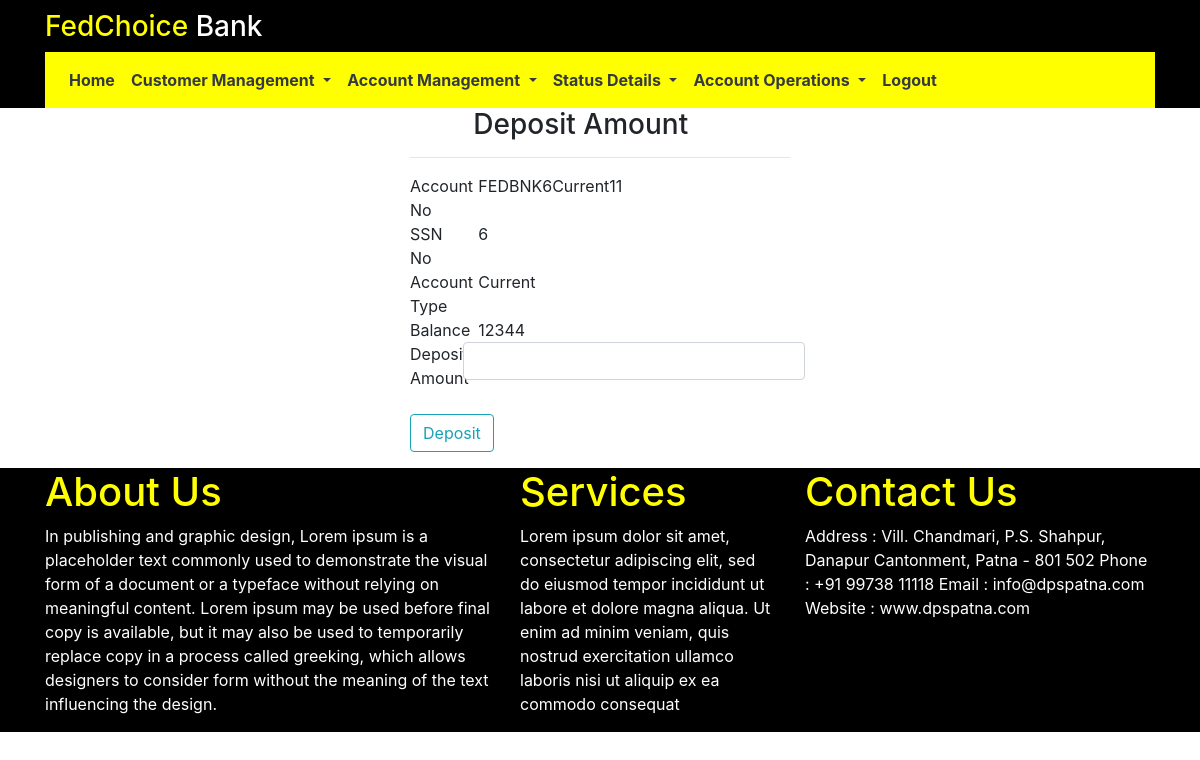
Page /finish_transfer?account_no=FEDBNK6Current11 (signed in) on the earlier database version.
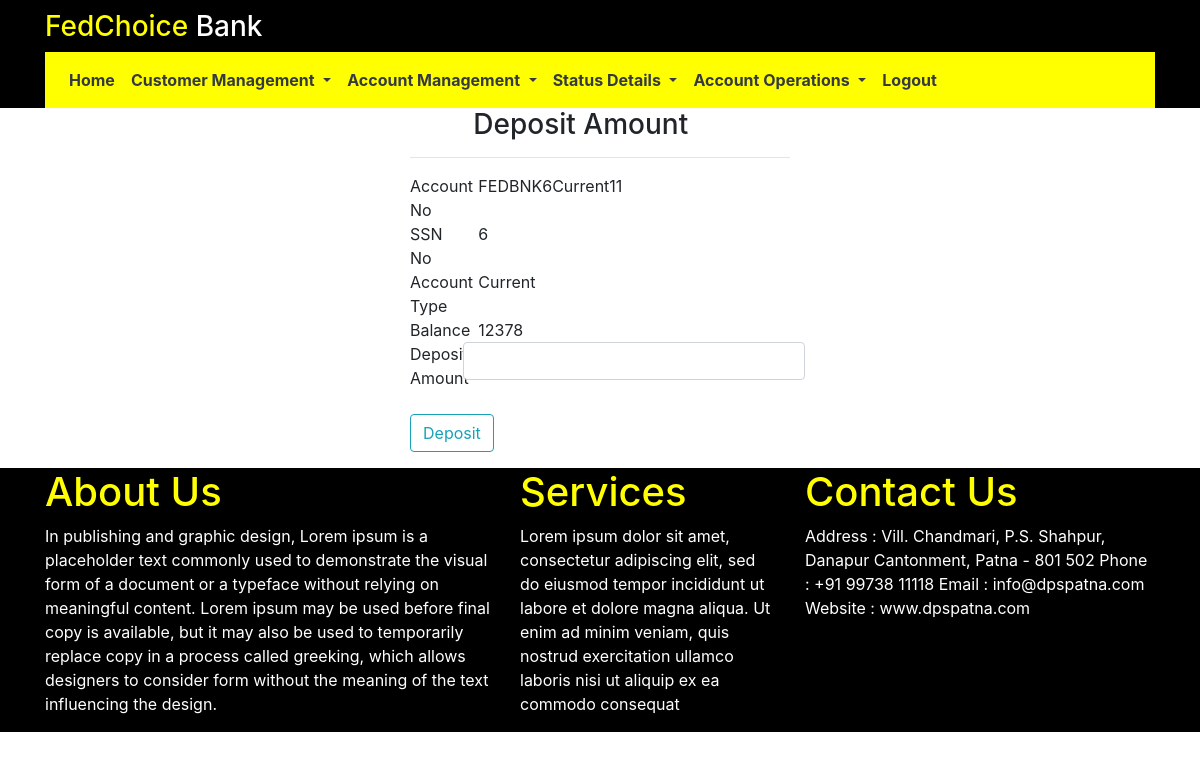
Same page on the later database version.
### RetailBank/models.py (models this page shows, shortened)
class Account(db.Model):
	account_no = db.Column(db.String(22),primary_key=True)
	ssd_id = db.Column(db.Integer,ForeignKey('customer.ssd_id'))
	account_type = db.Column(db.String(10),nullable=False)
	deposit_amount = db.Column(db.Integer,nullable=False)

### RetailBank/routes.py (the view, shortened to what this page needs)
@app.route('/finish_transfer',methods=['GET','POST'])
@login_required
def finish_transfer():
	account_no = request.args.get('account_no')
	acc = Account.query.filter_by(account_no=account_no).first()
	ssn_no = acc.ssd_id
	account_type = acc.account_type
	balance = acc.deposit_amount
	account_type = acc.account_type
	return render_template('deposit_money.html',account_no=account_no,ssn_no=ssn_no,account_type=account_type,balance=balance)

### RetailBank/models.py (called while the page is built)
@login_manager.user_loader
def load_user(user_id):
    return userstore.query.get(int(user_id))

### RetailBank/templates/deposit_money.html
{% extends 'base.html'%}
{% block content %}
<div class="row">
    <div class="col-md-4"></div>
    <div class="col-md-4">
        <h3 class="offset-2">Deposit Amount</h3>
        <hr>
        <div class="row">
            <div class="col-md-2">
                Account No
            </div>
            <div class="col-md-10">
                {{account_no}}
            </div>
        </div>
        <div class="row">
            <div class="col-md-2">
                SSN No
            </div>
            <div class="col-md-10">
                {{ssn_no}}
            </div>
        </div>
        <div class="row">
            <div class="col-md-2">
                Account Type
            </div>
            <div class="col-md-10">
                {{account_type}}
            </div>
        </div>
        <div class="row">
            <div class="col-md-2">
                Balance
            </div>
            <div class="col-md-10">
                {{balance}}
            </div>
        </div>
        <form action="" method="POST">
            <div class="form-group row">
                <label for="deposit_amount" class="col-md-2">Deposit Amount</label>
                <input type="text" name="deposit_amount" class="col-md-10 form-control">
            </div>
            <div class="form-group">
                <input type="submit" class="btn btn-outline-info" value="Deposit">
            </div>
        </form>
    </div>
    <div class="col-md-4"></div>
</div>
{% endblock %}

Differences in the rows shown:
changed Account "FEDBNK6Current11": deposit_amount "12344" → "12378"
